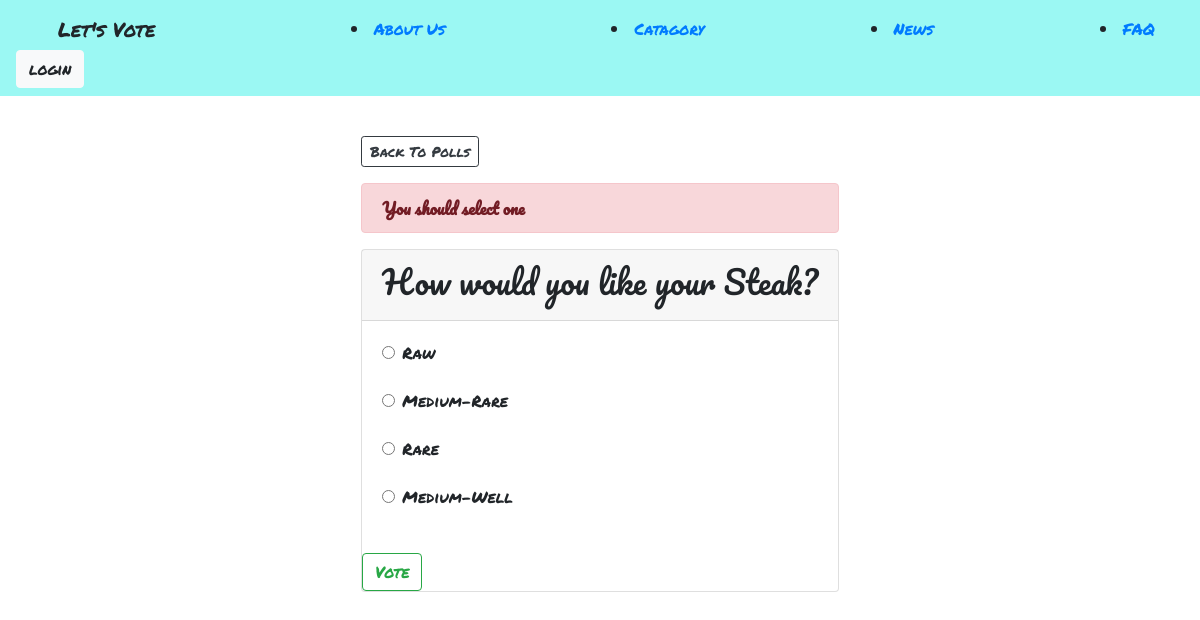
Page /polls/4/vote on the committed database.
### polls/models.py (models this page shows, shortened)
class Question(models.Model):
    question = models.CharField(max_length = 200)
    start_date = models.DateTimeField("Starts at ",default=timezone.now)

class Choice(models.Model):
    question = models.ForeignKey(Question, on_delete=models.CASCADE)
    choice = models.CharField(max_length=100)
    votes = models.IntegerField(default=0)

### polls/views.py (the view)
# urls.py: path('<int:question_id>/vote', views.vote, name="vote"),
def vote(request, question_id):
    question=get_object_or_404(Question, pk=question_id)
    try:
        selected_choice=question.choice_set.get(pk=request.POST['choice'])
    except:
        return render(request, 'polls/detail.html', {'question': question, 'error_message': "You should select one",})
    else:
        selected_choice.votes +=1
        selected_choice.save()
        return HttpResponseRedirect(reverse('polls:results', args=(question.id,)))

### templates/polls/detail.html (shortened to what this page needs)
{% extends 'base.html' %}
{% block content %}
<a class="btn btn-outline-dark btn-sm mt-3" href="{% url 'polls:index' %}">Back To Polls</a>
{% if error_message %}
<p class="alert alert-danger">
	<strong>{{ error_message }}</strong>
</p>
{% endif %}
<div class="card">
    <form action="{% url 'polls:vote' question.id %}" method="post">
        <div class="card-header">
            <h2>{{question.question}}</h2>
        </div>
        <div class="card-body">
        {% for choice in question.choice_set.all %}
            <div class="form-group form-check" >
                <input
                    type="radio"
                    name="choice"
                    class="form-check-input"
                    id="choice{{ forloop.counter }}"
                    value="{{ choice.id }}"
                />
                <label for="choice{{ forloop.counter }}">{{ choice.choice }}</label>
            </div>
        {% endfor %}
        </div>
        <input type="submit" value="Vote" class="btn btn-outline-success" />
    </form>
</div>
{% endblock %}

### polls/static/style.css (style rules this page uses)
a { font-family: 'Permanent Marker', cursive; }
p { font-family: 'Pacifico', cursive; }
h2 { font-family: 'Pacifico', cursive; }
div { font-family: 'Permanent Marker', cursive; }

### rows in the picture
Question: question "How would you like your Steak?"
Choice: choice "Raw"
Choice: choice "Medium-Rare"
Choice: choice "Rare"
Choice: choice "Medium-Well"

### other values in the picture
{{ error_message }} "You should select one"
